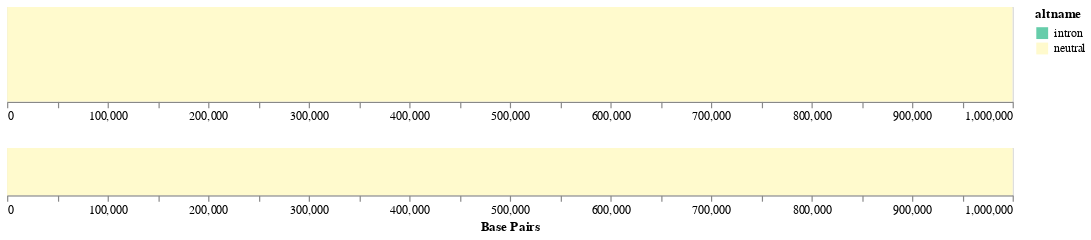

This figure's notebook cell:
### Code cell
neut_chrom.inspect()
neut_chrom.zoom

### Figure 1 — Vega-Lite specification as saved in the notebook (floating-point values rounded to 4 significant figures)
{"config": {"view": {"continuousWidth": 400, "continuousHeight": 300}}, "vconcat": [{"mark": "rect", "encoding": {"color": {"type": "nominal", "field": "altname", "scale": {"domain": ["intron", "neutral"], "range": ["mediumaquamarine", "lemonchiffon"]}}, "tooltip": [{"type": "nominal", "field": "eltype", "title": "Element Type"}, {"type": "nominal", "field": "altname", "title": "Name"}, {"type": "quantitative", "field": "length", "title": "Length"}, {"type": "quantitative", "field": "x1", "title": "Start"}, {"type": "quantitative", "field": "x2", "title": "Stop"}], "x": {"type": "quantitative", "field": "x1", "scale": {"domain": {"selection": "selector003"}}, "title": null}, "x2": {"field": "x2"}, "y": {"type": "quantitative", "axis": null, "field": "y1"}, "y2": {"field": "y2"}}, "height": 80, "selection": {"selector003": {"type": "interval", "encodings": ["x"], "mark": {"fill": "red", "fillOpacity": 0.7}}}, "width": 850}, {"mark": "rect", "encoding": {"color": {"type": "nominal", "field": "altname", "scale": {"domain": ["intron", "neutral"], "range": ["mediumaquamarine", "lemonchiffon"]}}, "tooltip": [{"type": "nominal", "field": "eltype", "title": "Element Type"}, {"type": "nominal", "field": "altname", "title": "Name"}, {"type": "quantitative", "field": "length", "title": "Length"}, {"type": "quantitative", "field": "x1", "title": "Start"}, {"type": "quantitative", "field": "x2", "title": "Stop"}], "x": {"type": "quantitative", "axis": {"title": "Base Pairs"}, "field": "x1"}, "x2": {"field": "x2"}, "y": {"type": "quantitative", "axis": null, "field": "y1"}, "y2": {"field": "y2"}}, "height": 40, "selection": {"selector003": {"type": "interval", "encodings": ["x"], "mark": {"fill": "red", "fillOpacity": 0.7}}}, "width": 850}], "data": {"name": "data-de49c3d7e1190a7d6258c75640f07f05"}, "$schema": "https://vega.github.io/schema/vega-lite/v4.8.1.json", "datasets": {"data-de49c3d7e1190a7d6258c75640f07f05": [{"eltype": "g18", "category": "noncds", "altname": "neutral", "x1": 0, "x2": 999997, "y1": 0, "y2": 1, "length": 999997}, {"eltype": "g17", "category": "intron", "altname": "intron", "x1": 999997, "x2": 1000000, "y1": 0, "y2": 1, "length": 3}]}}
